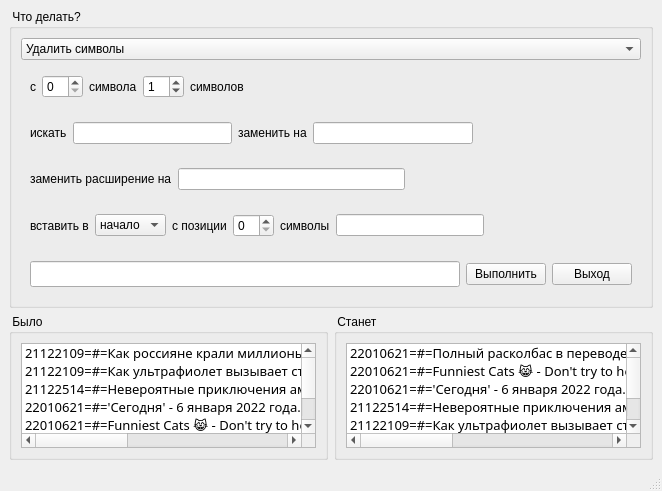
<?xml version="1.0" encoding="UTF-8"?>
<ui version="4.0">
 <class>MainWindow</class>
 <widget class="QMainWindow" name="MainWindow">
  <property name="geometry">
   <rect>
    <x>0</x>
    <y>0</y>
    <width>662</width>
    <height>491</height>
   </rect>
  </property>
  <property name="windowTitle">
   <string>MainWindow</string>
  </property>
  <widget class="QWidget" name="centralwidget">
   <layout class="QVBoxLayout" name="verticalLayout">
    <item>
     <widget class="QGroupBox" name="gb_action">
      <property name="title">
       <string> Что делать? </string>
      </property>
      <layout class="QVBoxLayout" name="verticalLayout_6">
       <item>
        <widget class="QComboBox" name="cb_actions">
         <property name="frame">
          <bool>true</bool>
         </property>
         <item>
          <property name="text">
           <string>Удалить символы</string>
          </property>
         </item>
         <item>
          <property name="text">
           <string>Вставить символы</string>
          </property>
         </item>
         <item>
          <property name="text">
           <string>Заменить символы</string>
          </property>
         </item>
         <item>
          <property name="text">
           <string>Изменить расширение</string>
          </property>
         </item>
        </widget>
       </item>
       <item>
        <widget class="QFrame" name="f_del_symbols">
         <property name="frameShape">
          <enum>QFrame::NoFrame</enum>
         </property>
         <property name="frameShadow">
          <enum>QFrame::Raised</enum>
         </property>
         <layout class="QHBoxLayout" name="horizontalLayout_2">
          <item>
           <widget class="QLabel" name="label">
            <property name="text">
             <string>с</string>
            </property>
           </widget>
          </item>
          <item>
           <widget class="QSpinBox" name="sb_del_from_idx"/>
          </item>
          <item>
           <widget class="QLabel" name="label_2">
            <property name="text">
             <string>символа</string>
            </property>
           </widget>
          </item>
          <item>
           <widget class="QSpinBox" name="sb_del_from_count">
            <property name="value">
             <number>1</number>
            </property>
           </widget>
          </item>
          <item>
           <widget class="QLabel" name="label_3">
            <property name="text">
             <string>символов</string>
            </property>
           </widget>
          </item>
          <item>
           <spacer name="horizontalSpacer">
            <property name="orientation">
             <enum>Qt::Horizontal</enum>
            </property>
            <property name="sizeHint" stdset="0">
             <size>
              <width>40</width>
              <height>20</height>
             </size>
            </property>
           </spacer>
          </item>
         </layout>
        </widget>
       </item>
       <item>
        <widget class="QFrame" name="f_replace">
         <property name="frameShape">
          <enum>QFrame::NoFrame</enum>
         </property>
         <property name="frameShadow">
          <enum>QFrame::Raised</enum>
         </property>
         <layout class="QHBoxLayout" name="horizontalLayout_5">
          <item>
           <widget class="QLabel" name="label_4">
            <property name="text">
             <string>искать</string>
            </property>
           </widget>
          </item>
          <item>
           <widget class="QLineEdit" name="le_search"/>
          </item>
          <item>
           <widget class="QLabel" name="label_5">
            <property name="text">
             <string>заменить на</string>
            </property>
           </widget>
          </item>
          <item>
           <widget class="QLineEdit" name="le_replace"/>
          </item>
          <item>
           <spacer name="horizontalSpacer_2">
            <property name="orientation">
             <enum>Qt::Horizontal</enum>
            </property>
            <property name="sizeHint" stdset="0">
             <size>
              <width>40</width>
              <height>20</height>
             </size>
            </property>
           </spacer>
          </item>
         </layout>
        </widget>
       </item>
       <item>
        <widget class="QFrame" name="f_change_ext">
         <property name="frameShape">
          <enum>QFrame::NoFrame</enum>
         </property>
         <property name="frameShadow">
          <enum>QFrame::Raised</enum>
         </property>
         <layout class="QHBoxLayout" name="horizontalLayout_6">
          <item>
           <widget class="QLabel" name="label_6">
            <property name="text">
             <string>заменить расширение на</string>
            </property>
           </widget>
          </item>
          <item>
           <widget class="QLineEdit" name="le_ext"/>
          </item>
          <item>
           <spacer name="horizontalSpacer_3">
            <property name="orientation">
             <enum>Qt::Horizontal</enum>
            </property>
            <property name="sizeHint" stdset="0">
             <size>
              <width>40</width>
              <height>20</height>
             </size>
            </property>
           </spacer>
          </item>
         </layout>
        </widget>
       </item>
       <item>
        <widget class="QFrame" name="f_insert">
         <property name="frameShape">
          <enum>QFrame::NoFrame</enum>
         </property>
         <property name="frameShadow">
          <enum>QFrame::Raised</enum>
         </property>
         <layout class="QHBoxLayout" name="horizontalLayout_4">
          <item>
           <widget class="QLabel" name="label_7">
            <property name="text">
             <string>вставить в</string>
            </property>
           </widget>
          </item>
          <item>
           <widget class="QComboBox" name="cb_insert_dst">
            <item>
             <property name="text">
              <string>начало</string>
             </property>
            </item>
            <item>
             <property name="text">
              <string>конец</string>
             </property>
            </item>
           </widget>
          </item>
          <item>
           <widget class="QLabel" name="label_8">
            <property name="text">
             <string>с позиции</string>
            </property>
           </widget>
          </item>
          <item>
           <widget class="QSpinBox" name="spinBox"/>
          </item>
          <item>
           <widget class="QLabel" name="label_9">
            <property name="text">
             <string>символы</string>
            </property>
           </widget>
          </item>
          <item>
           <widget class="QLineEdit" name="le_insert"/>
          </item>
          <item>
           <spacer name="horizontalSpacer_4">
            <property name="orientation">
             <enum>Qt::Horizontal</enum>
            </property>
            <property name="sizeHint" stdset="0">
             <size>
              <width>40</width>
              <height>20</height>
             </size>
            </property>
           </spacer>
          </item>
         </layout>
        </widget>
       </item>
       <item>
        <widget class="QFrame" name="f_example">
         <property name="frameShape">
          <enum>QFrame::NoFrame</enum>
         </property>
         <property name="frameShadow">
          <enum>QFrame::Plain</enum>
         </property>
         <layout class="QHBoxLayout" name="horizontalLayout_3">
          <item>
           <widget class="QLineEdit" name="le_example">
            <property name="font">
             <font>
              <family>Ubuntu Condensed</family>
              <pointsize>10</pointsize>
             </font>
            </property>
           </widget>
          </item>
          <item>
           <widget class="QPushButton" name="pb_do">
            <property name="text">
             <string>Выполнить</string>
            </property>
           </widget>
          </item>
          <item>
           <widget class="QPushButton" name="pb_exit">
            <property name="text">
             <string>Выход</string>
            </property>
           </widget>
          </item>
         </layout>
        </widget>
       </item>
      </layout>
     </widget>
    </item>
    <item>
     <layout class="QHBoxLayout" name="horizontalLayout">
      <item>
       <widget class="QGroupBox" name="gb_snames">
        <property name="title">
         <string> Было </string>
        </property>
        <layout class="QVBoxLayout" name="verticalLayout_3">
         <item>
          <widget class="QListWidget" name="lw_snames">
           <property name="font">
            <font>
             <family>Ubuntu Condensed</family>
             <pointsize>10</pointsize>
            </font>
           </property>
           <item>
            <property name="text">
             <string>21122109=#=Как россияне крали миллионы с банковских карт по всему миру _ КАРДЕРЫ. Часть 2=#=-FUO8RHmqhI.mp4</string>
            </property>
           </item>
           <item>
            <property name="text">
             <string>21122109=#=Как ультрафиолет вызывает старение и рак [Veritasium]=#=rxU5OrIPu4w.mp4</string>
            </property>
           </item>
           <item>
            <property name="text">
             <string>21122514=#=Невероятные приключения американца в России !=#=K78KjxDm4mo.mp4</string>
            </property>
           </item>
           <item>
            <property name="text">
             <string>22010621=#='Сегодня' - 6 января 2022 года. 19_00=#=7GmArBEfNZo.mp4</string>
            </property>
           </item>
           <item>
            <property name="text">
             <string>22010621=#=Funniest Cats 😹 - Don't try to hold back Laughter 😂 - Funny Cats Life=#=LvbxKRlkjLM.mp4</string>
            </property>
           </item>
           <item>
            <property name="text">
             <string>22010621=#=Полный расколбас в переводе Гоблина [R]=#=vNJbhh8xfOw.mp4</string>
            </property>
           </item>
          </widget>
         </item>
        </layout>
       </widget>
      </item>
      <item>
       <widget class="QGroupBox" name="gb_dnames">
        <property name="title">
         <string> Станет </string>
        </property>
        <layout class="QVBoxLayout" name="verticalLayout_5">
         <item>
          <widget class="QListWidget" name="lw_dnames">
           <property name="font">
            <font>
             <family>Ubuntu Condensed</family>
             <pointsize>10</pointsize>
            </font>
           </property>
           <item>
            <property name="text">
             <string>22010621=#=Полный расколбас в переводе Гоблина [R]=#=vNJbhh8xfOw.mp4</string>
            </property>
           </item>
           <item>
            <property name="text">
             <string>22010621=#=Funniest Cats 😹 - Don't try to hold back Laughter 😂 - Funny Cats Life=#=LvbxKRlkjLM.mp4</string>
            </property>
           </item>
           <item>
            <property name="text">
             <string>22010621=#='Сегодня' - 6 января 2022 года. 19_00=#=7GmArBEfNZo.mp4</string>
            </property>
           </item>
           <item>
            <property name="text">
             <string>21122514=#=Невероятные приключения американца в России !=#=K78KjxDm4mo.mp4</string>
            </property>
           </item>
           <item>
            <property name="text">
             <string>21122109=#=Как ультрафиолет вызывает старение и рак [Veritasium]=#=rxU5OrIPu4w.mp4</string>
            </property>
           </item>
           <item>
            <property name="text">
             <string>21122109=#=Как россияне крали миллионы с банковских карт по всему миру _ КАРДЕРЫ. Часть 2=#=-FUO8RHmqhI.mp4</string>
            </property>
           </item>
          </widget>
         </item>
        </layout>
       </widget>
      </item>
     </layout>
    </item>
   </layout>
  </widget>
  <widget class="QMenuBar" name="menubar">
   <property name="geometry">
    <rect>
     <x>0</x>
     <y>0</y>
     <width>662</width>
     <height>21</height>
    </rect>
   </property>
  </widget>
  <widget class="QStatusBar" name="statusbar"/>
 </widget>
 <resources/>
 <connections>
  <connection>
   <sender>pb_exit</sender>
   <signal>clicked()</signal>
   <receiver>MainWindow</receiver>
   <slot>close()</slot>
   <hints>
    <hint type="sourcelabel">
     <x>632</x>
     <y>288</y>
    </hint>
    <hint type="destinationlabel">
     <x>621</x>
     <y>201</y>
    </hint>
   </hints>
  </connection>
  <connection>
   <sender>cb_actions</sender>
   <signal>currentIndexChanged(int)</signal>
   <receiver>MainWindow</receiver>
   <slot>cb_actions_changed()</slot>
   <hints>
    <hint type="sourcelabel">
     <x>373</x>
     <y>64</y>
    </hint>
    <hint type="destinationlabel">
     <x>408</x>
     <y>45</y>
    </hint>
   </hints>
  </connection>
  <connection>
   <sender>sb_del_from_idx</sender>
   <signal>valueChanged(int)</signal>
   <receiver>MainWindow</receiver>
   <slot>le_example_update_selection()</slot>
   <hints>
    <hint type="sourcelabel">
     <x>56</x>
     <y>109</y>
    </hint>
    <hint type="destinationlabel">
     <x>73</x>
     <y>120</y>
    </hint>
   </hints>
  </connection>
  <connection>
   <sender>sb_del_from_count</sender>
   <signal>valueChanged(int)</signal>
   <receiver>MainWindow</receiver>
   <slot>le_example_update_selection()</slot>
   <hints>
    <hint type="sourcelabel">
     <x>167</x>
     <y>97</y>
    </hint>
    <hint type="destinationlabel">
     <x>182</x>
     <y>75</y>
    </hint>
   </hints>
  </connection>
  <connection>
   <sender>le_example</sender>
   <signal>selectionChanged()</signal>
   <receiver>MainWindow</receiver>
   <slot>sb_del_values_update()</slot>
   <hints>
    <hint type="sourcelabel">
     <x>132</x>
     <y>278</y>
    </hint>
    <hint type="destinationlabel">
     <x>162</x>
     <y>252</y>
    </hint>
   </hints>
  </connection>
  <connection>
   <sender>pb_do</sender>
   <signal>clicked()</signal>
   <receiver>MainWindow</receiver>
   <slot>do_rename()</slot>
   <hints>
    <hint type="sourcelabel">
     <x>518</x>
     <y>278</y>
    </hint>
    <hint type="destinationlabel">
     <x>533</x>
     <y>232</y>
    </hint>
   </hints>
  </connection>
  <connection>
   <sender>le_example</sender>
   <signal>editingFinished()</signal>
   <receiver>MainWindow</receiver>
   <slot>le_example_leaved()</slot>
   <hints>
    <hint type="sourcelabel">
     <x>35</x>
     <y>284</y>
    </hint>
    <hint type="destinationlabel">
     <x>47</x>
     <y>252</y>
    </hint>
   </hints>
  </connection>
  <connection>
   <sender>lw_snames</sender>
   <signal>itemSelectionChanged()</signal>
   <receiver>MainWindow</receiver>
   <slot>lw_snames_selchanged()</slot>
   <hints>
    <hint type="sourcelabel">
     <x>222</x>
     <y>358</y>
    </hint>
    <hint type="destinationlabel">
     <x>188</x>
     <y>315</y>
    </hint>
   </hints>
  </connection>
 </connections>
 <slots>
  <slot>cb_actions_changed()</slot>
  <slot>le_example_update_selection()</slot>
  <slot>sb_del_values_update()</slot>
  <slot>do_rename()</slot>
  <slot>le_example_leaved()</slot>
  <slot>lw_snames_selchanged()</slot>
 </slots>
</ui>
